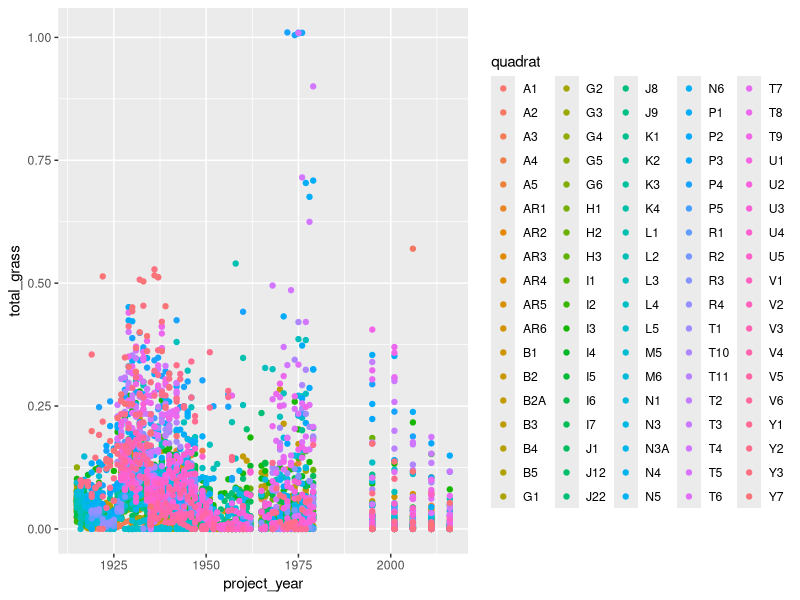
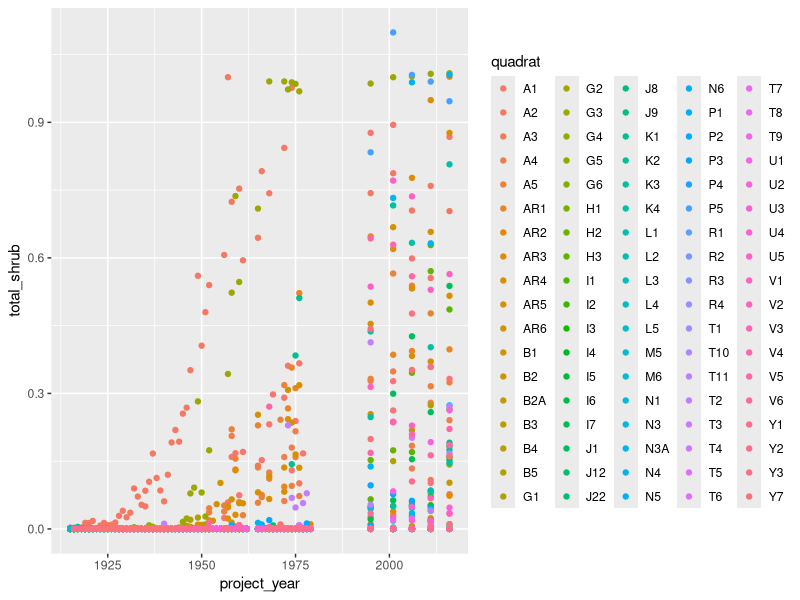
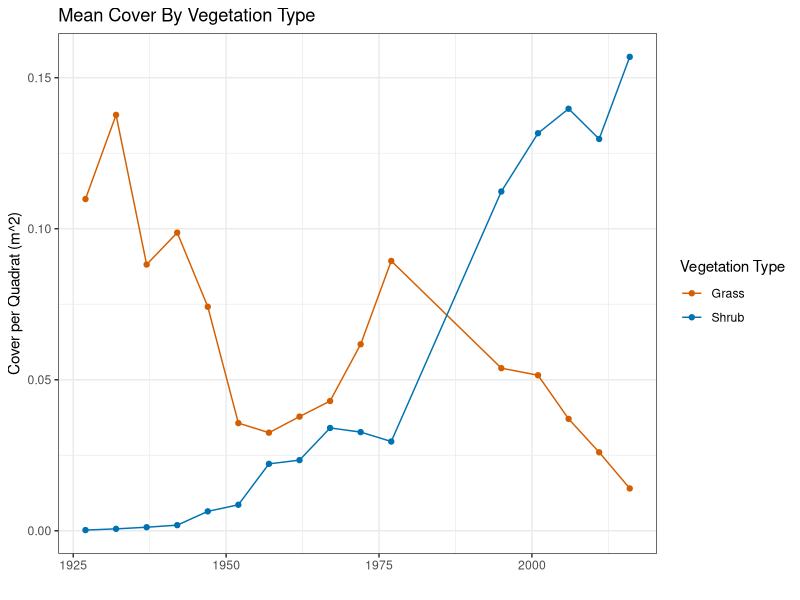
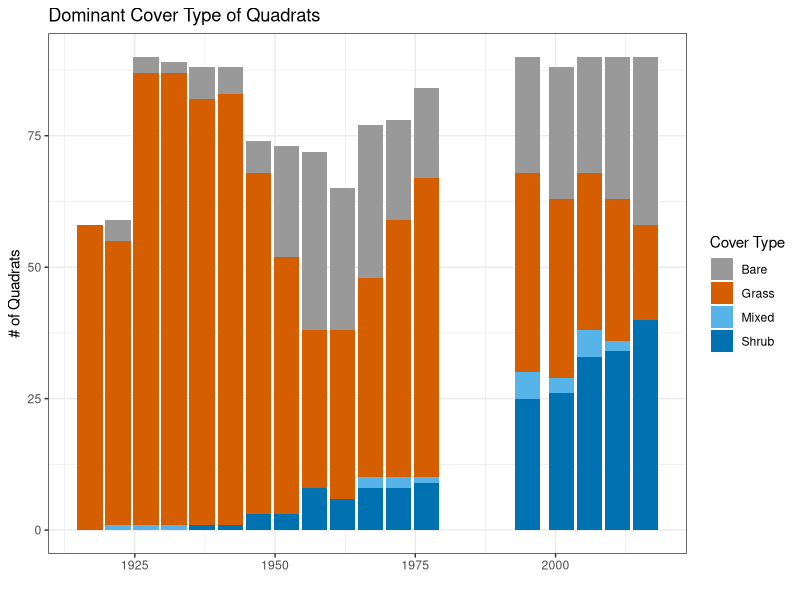
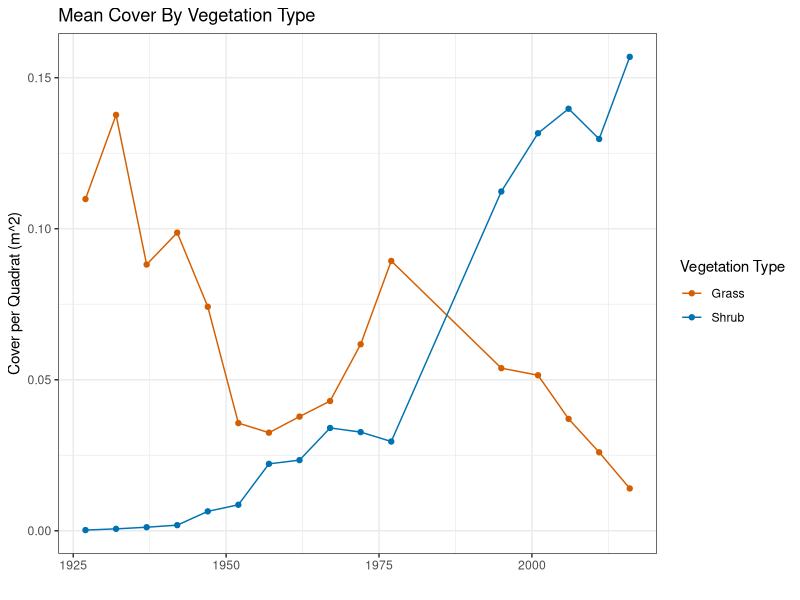
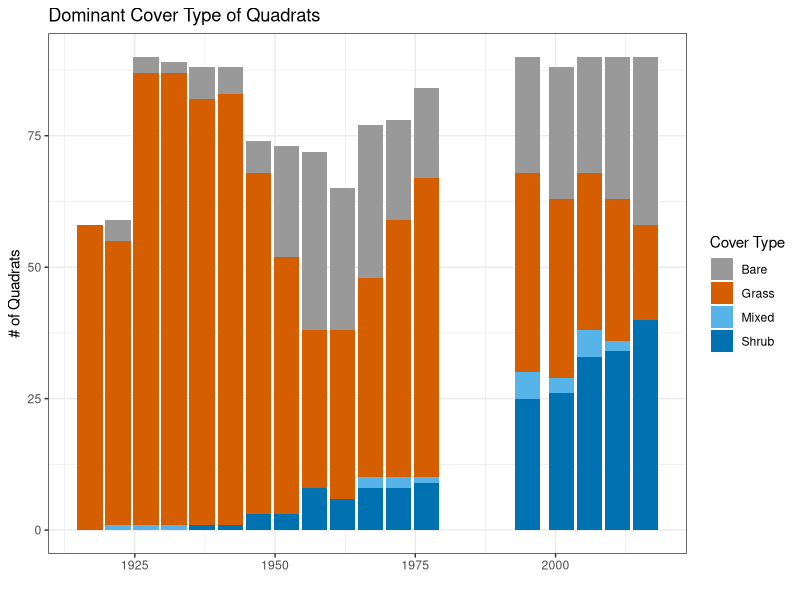

R code for these plots, in order:
# grass/shrub trends 1916-2016
# adapted from SRM poster analysis
# EMC 8/26/20

library(dplyr)
library(ggplot2)

cbPalette <- c("#999999","#D55E00", "#0072B2","#E69F00", "#56B4E9", "#009E73", "#F0E442", "#CC79A7")

veg = read.csv('data/quadrat_veg.csv', stringsAsFactors = F)
dates = read.csv('data/quadrats_dates_for_analysis.csv', stringsAsFactors = F)


# quadrats to use (the ones that are processed as of Aug 2020)
selectedquads = unique(dates$quadrat)

# just using veg from selected quadrats
veg_data = dplyr::filter(veg, quadrat %in% selectedquads)

# how many quads per year
quadsperyear = dates %>%
  group_by(project_year) %>%
  summarize(nquads = n_distinct(quadrat))

# plot shrub and grass over time
ggplot(veg_data, aes(x=project_year, y=total_grass, color=quadrat)) +
  geom_point()

ggplot(veg_data, aes(x=project_year, y=total_shrub, color=quadrat)) +
  geom_point()

# =================
# group years: quadrats were not all sampled every year, but I want to get a reliable time series
groupedyears = data.frame(project_year = 1915:2016,
                          yeargroup = c(rep(1917,5),
                                        rep(1922,5),
                                        rep(1927,5),
                                        rep(1932,5),
                                        rep(1937,5),
                                        rep(1942,5),
                                        rep(1947,5),
                                        rep(1952,5),
                                        rep(1957,5),
                                        rep(1962,5),
                                        rep(1967,5),
                                        rep(1972,5),
                                        rep(1977,5),
                                        rep(1982,5),
                                        rep(1987,5),
                                        rep(1992,5),
                                        rep(1995,5),
                                        rep(2001,5),
                                        rep(2006,5),
                                        rep(2011,5),
                                        rep(2016,2)))

covergrouped = merge(veg_data, groupedyears, by='project_year') %>%
  group_by(quadrat, yeargroup) %>%
  summarize(meangrass=mean(total_grass, na.rm=T),
            meanshrub=mean(total_shrub, na.rm=T))

# now how many quads per year group
quadsperyear2 = covergrouped %>%
  group_by(yeargroup) %>%
  summarize(nquads = n_distinct(quadrat))

# only select the year (groups) that have at least 60 of the 69 quadrats sampled
selectedyears = quadsperyear2$yeargroup[quadsperyear2$nquads>=60]

# plot shrub and grass over time
datatoplot = dplyr::filter(covergrouped, yeargroup %in% selectedyears)
datatoplot$yeargroup = as.factor(datatoplot$yeargroup)


# mean grass and shrub, dual axes
meanbydate = dplyr::filter(covergrouped, yeargroup %in% selectedyears) %>%
  group_by(yeargroup) %>%
  summarize(meangrass=mean(meangrass),
            meanshrub=mean(meanshrub))

grassshrubtrend <- ggplot(meanbydate, aes(x=yeargroup)) +
  geom_line(aes(y=meangrass, colour='Grass')) +
  geom_point(aes(y=meangrass, colour='Grass')) +
  #scale_y_continuous(sec.axis = sec_axis(~.,name='Shrub Cover per Quadrat')) +
  geom_line(aes(y=meanshrub, colour='Shrub')) +
  geom_point(aes(y=meanshrub, colour='Shrub')) +
  labs(x = '',
       y='Cover per Quadrat (m^2)',
       colour='Vegetation Type',
       title='Mean Cover By Vegetation Type') +
  theme_bw() +
  scale_color_manual(values=cbPalette[2:3])
grassshrubtrend
  
ggsave('Figures/grass_shrub_trend.png', plot=grassshrubtrend, width=5, height=3)



# =======================================================================
# number of grass-dominated quadrats through time

dominatedby = dplyr::select(covergrouped, quadrat, yeargroup, grass=meangrass,shrub=meanshrub) 
# categorize each chart
dominatedby$grassshrubratio = dominatedby$grass/dominatedby$shrub
dominatedby$category = NA
dominatedby$category[dominatedby$grass < .01 & dominatedby$shrub< .01] <- 'Bare' # <1% shrub and <1% grass
dominatedby$category[dominatedby$grass >=.01 & dominatedby$shrub< .01] <- 'Grass' # <1% shrub and >=1% grass
dominatedby$category[dominatedby$grass < .01 & dominatedby$shrub>=.01] <- 'Shrub' # >=1% shrub and <1% grass
dominatedby$category[dominatedby$grass >= .01 & dominatedby$shrub>=.01 & dominatedby$grassshrubratio >= 2] <- 'Grass' # >=1% grass and shrub but more than double the grass
dominatedby$category[dominatedby$grass >= .01 & dominatedby$shrub>=.01 & dominatedby$grassshrubratio <= .5] <- 'Shrub' # >=1% grass and shrub but more than double the shrub
#dominatedby$category[dominatedby$grass >= .01 & dominatedby$shrub>=.01 & dominatedby$grassshrubratio < 2 & dominatedby$grassshrubratio > .5] <- 'mixed'
dominatedby$category[is.na(dominatedby$category)] <- 'Mixed'

# save to csv so this info can be used for maps
write.csv(dominatedby, 'Quadrat_dominant_veg_type_1915_2016.csv', row.names=F)

# find how many of each category for each year
ncategory = dominatedby %>% group_by(yeargroup, category) %>%
  summarize(ncategory=length(category))


# stacked barplot
cover_barplot <- ggplot(ncategory, aes(x=yeargroup, y=ncategory, fill=category)) +
  geom_bar(stat='identity') +
  theme_bw() +
  labs(x='',
       y="# of Quadrats",
       fill='Cover Type',
       title="Dominant Cover Type of Quadrats") +
  scale_fill_manual(values=cbPalette[c(1,2,5,3)])
cover_barplot
ggsave('Figures/Cover_barplot.png', plot=cover_barplot, width=5, height=3)

# ========================================================================
# get into detail with grass-dominated quads 1995-2016

# find the quadrats that were dominated by grass at some point >1995
moderngrassquads = dplyr::filter(dominatedby, yeargroup>=1995, category=='Grass') %>% 
  dplyr::select(quadrat) %>% unique() %>% unlist() %>% as.vector()





